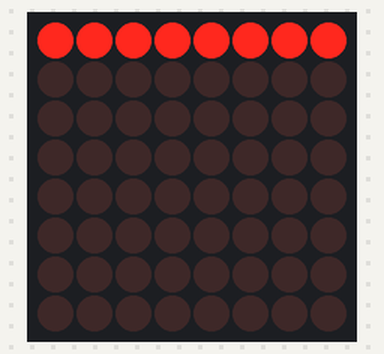
The sketch below on a simulated Arduino Uno, built with avr-gcc and run on an emulated ATmega328P. Shown: 8×8 LED matrix.

Above: at 0.17 s.
At 16.5 s:
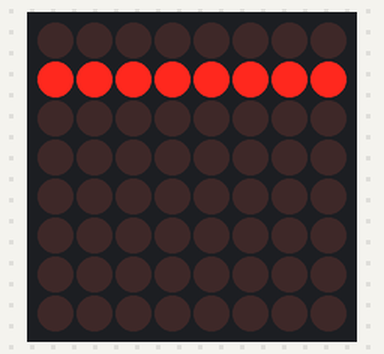
At 27.7 s:
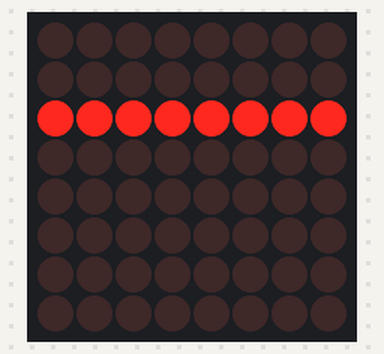
At 38.9 s:
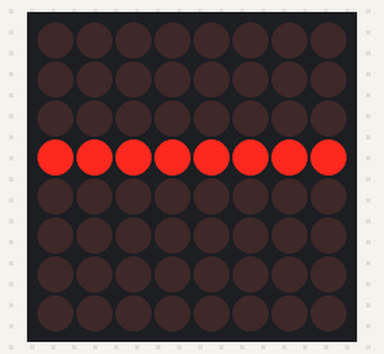

The sketch:

line_by_line_fade.ino
```cpp
#include "LedControl.h"

// Pin connections for the MAX7219
const int dataPin = 12;
const int clkPin = 11;
const int csPin = 10;

// Create an instance of the LedControl library
LedControl lc = LedControl(dataPin, clkPin, csPin, 1); // Only one MAX7219 is used

void setup() {
    lc.shutdown(0, false);  // Wake up the MAX7219
    lc.setIntensity(0, 0);  // Set initial brightness to 0
    lc.clearDisplay(0);     // Clear the display
}

void loop() {
    fadeRows();
    delay(100); // Wait for a second before starting again
    lc.clearDisplay(0); // Clear the display before the next fade
}

void fadeRows() {
    for (int row = 0; row < 8; row++) {
        // Gradually turn on the LEDs in the current row
        for (int intensity = 0; intensity < 16; intensity++) {
            lc.setIntensity(0, intensity);
            lc.setRow(0, row, 0xFF); // Turn on all LEDs in the current row
            delay(350); // Adjust this delay for the desired fade speed
        }
        // Gradually turn off the LEDs in the current row
        for (int intensity = 15; intensity >= 0; intensity--) {
            lc.setIntensity(0, intensity);
            lc.setRow(0, row, 0xFF); // Keep all LEDs on in the current row
            delay(350); // Adjust this delay for the desired fade speed
        }
        lc.setRow(0, row, 0x00); // Turn off all LEDs in the current row
    }
}
```
